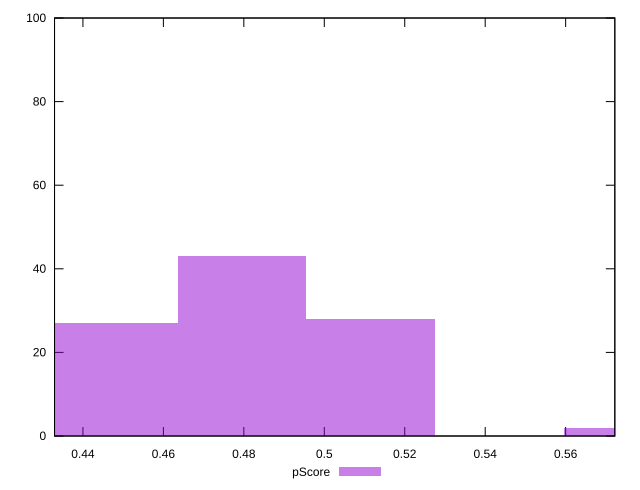

Here is the gnuplot script that generated this plot:
reset

$pScore <<EOF
0.4475877285363599 27
0.4795582805746713 43
0.5115288326129828 28
0.5754699366896057 2
EOF

set key outside below
set boxwidth 0.03197055203831142
set xrange [0.4329411764705882:0.5722222222222222]
set yrange [0:100]
set trange [0:100]
set style fill transparent solid 0.5 noborder
set terminal svg size 640, 490 enhanced background rgb 'white'
set output "reports/report_00032_2021-02-25T10-28-15.087Z/uses-http2/samples/agenda/pScore/histogram.svg"

plot $pScore title "pScore" with boxes

reset
